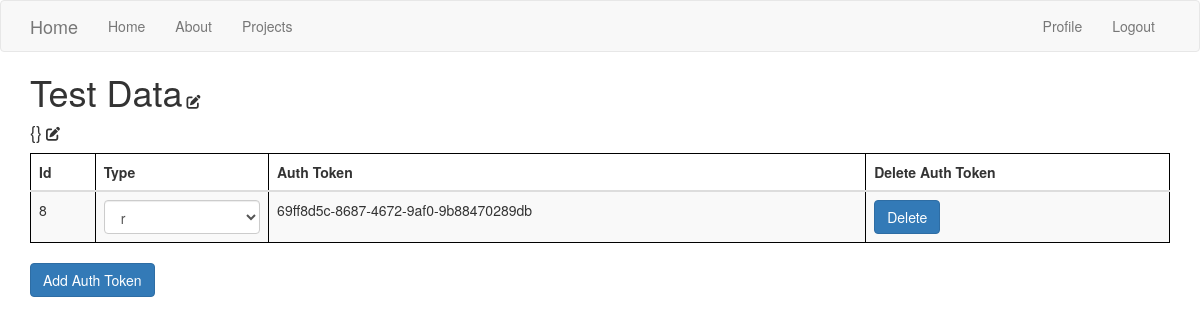
Screenshot of /data/7 (signed in) with the database file from the repository.
### webServer/pythonInterface/models.py (models this page shows)
class PythonData(db.Model):
    id = db.Column(db.Integer, primary_key=True)
    name = db.Column(db.String(20))
    dataJson = db.Column(db.String(10000))
    authTokens = db.relationship(
        'PythonDataAuthTokens',
        back_populates='pythonData')
    projectId = db.Column(db.Integer, db.ForeignKey('project.id'))
    project = db.relationship('Project', back_populates="pythonData")

### webServer/dataManagment/models.py (models this page shows, shortened)
class PythonDataAuthTokens(db.Model):
    id = db.Column(db.Integer, primary_key=True)
    authToken = db.Column(db.String(), default=uuidGen())
    tokenType = db.Column(db.String(10))
    pythonDataId = db.Column(db.Integer, db.ForeignKey('python_data.id'))
    pythonData = db.relationship('PythonData', back_populates='authTokens')

### webServer/webManagement/manageData.py (the view)
@mangData.route('/data/<int:data_id>', methods=['GET', 'POST'])
def data(data_id):
    data = PythonData.query.filter_by(id=data_id).first()
    if data.project.owner != current_user:
        flash('You do not have permission to view this data', 'danger')
        return redirect(url_for('manageData.projects'))
    form = DataForm(request.form)
    forms = dict()
    for dataAuthToken in data.authTokens:
        x = AuthTokenForm(request.form, id=dataAuthToken.id)
        x.tokenType.data = dataAuthToken.tokenType
        forms[dataAuthToken.id] = x
    if request.method == 'POST':
        data.name = form.name.data
        data.dataJson = form.dataJson.data
        db.session.commit()
        return redirect(url_for('manageData.data', data_id=data_id))
    form.name.data = data.name
    form.dataJson.data = data.dataJson
    return render_template(
        'manageDataData.html',
        form=form,
        forms=forms,
        data=data)

### webServer/webManagement/manageData.py
class DataForm(Form):
    name = StringField('Name', [validators.Length(min=1, max=50)])
    dataJson = StringField(
        'DataJson', [
            validators.Length(
                min=1, max=10000)], widget=TextArea())

class AuthTokenForm(Form):
    counter = 1
    name = StringField('Name', [validators.Length(min=1, max=50)])
    authToken = StringField('Token', [validators.Length(min=1, max=50)])
    choices = ['r', 'a', 'w', 'a+']
    tokenType = SelectField('Token Type', choices=choices, id=f"form{counter}")
    def __init__(self, *args, **kwargs):
        Form.__init__(self, *args, **kwargs)
        self.tokenType.id = f"select{kwargs['id']}"
        kwargs.pop('id')

### webServer/models.py (called while the page is built)
    @property
    def is_authenticated(self):
        return True

    @property
    def is_admin(self):
        return self.admin

    def get_id(self):
        return self.id

### webServer/webManagement/templates/manageDataData.html (shortened to what this page needs)
{% extends 'layout.html' %}
{% block body %}
    <h1 style="display:inline" id="Name">{{ data.name }}</h1> <i style="display:inline" id="toggleButton1" class='fas fa-edit' onclick="toggleForm()"></i>
    <h4 style="display:inline" id="dataJson">{{ data.dataJson }}</h4> <i id="toggleButton2" class='fas fa-edit' onclick="toggleForm()"></i>
      {% from "includes/_formhelpers.html" import render_field2 %}
    <table id="authTokens" class="table table-striped">
        <thead>
          <tr>
            <th>Id</th>
            <th>Type</th>
            <th>Auth Token</th>
            <th>Delete Auth Token</th>
          </tr>
        </thead>
        <tbody>
          {% for token in data.authTokens%}
            <tr>
              <td>{{ token.id }}</td>
              <form id="form{{ token.id }}" method="POST" action="/authToken/{{ token.id }}/update">
              <td>{{ render_field2((forms[token.id]).tokenType, class_="form-control") }}</td>
              </form>
              <td>
                  {{ token.authToken }}
              </td>
              <td>
                <form action="/authToken/{{ token.id }}/delete" method="post">
                  <button type="submit" class="btn btn-primary">Delete</button>
              </form>
            </tr>
          {% endfor %}
        </tbody>
      </table>
      <form action="/data/{{data.id}}/new" method="post">
        <button type="submit" class="btn btn-primary">Add Auth Token</button>
    </form>
     {% endblock %}

### webServer/templates/includes/_formhelpers.html (shortened to what this page needs)
{% macro render_field2(field) %}
  {{ field(**kwargs)|safe }}
{% endmacro %}

### webServer/templates/layout.html (style rules this page uses)
table { float: left; width: 70%; padding: 20px; }
table, th, td { border: 1px solid black; border-collapse: collapse; }
th, td { padding: 15px; text-align: left; }

### rows the page displays
PythonData: name "Test Data", dataJson "{}"
PythonDataAuthTokens: id "8", authToken "69ff8d5c-8687-4672-9af0-9b88470289db"
